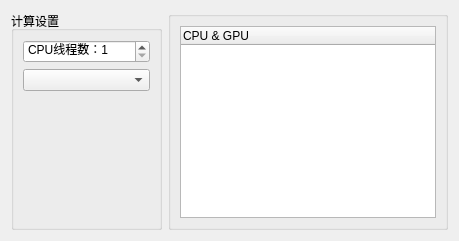
        <widget class="QWidget" name="tab_gpu">
         <attribute name="title">
          <string>显卡设置</string>
         </attribute>
         <layout class="QGridLayout" name="gridLayout_13">
          <item row="0" column="1">
           <widget class="QGroupBox" name="gb_gpu">
            <property name="title">
             <string notr="true"/>
            </property>
            <property name="flat">
             <bool>false</bool>
            </property>
            <layout class="QGridLayout" name="gridLayout_14">
             <item row="0" column="2">
              <widget class="QTreeWidget" name="tw_gpu">
               <property name="selectionMode">
                <enum>QAbstractItemView::SelectionMode::SingleSelection</enum>
               </property>
               <property name="selectionBehavior">
                <enum>QAbstractItemView::SelectionBehavior::SelectItems</enum>
               </property>
               <property name="rootIsDecorated">
                <bool>true</bool>
               </property>
               <attribute name="headerCascadingSectionResizes">
                <bool>false</bool>
               </attribute>
               <column>
                <property name="text">
                 <string notr="true">CPU &amp; GPU</string>
                </property>
               </column>
              </widget>
             </item>
            </layout>
           </widget>
          </item>
          <item row="0" column="0">
           <widget class="QGroupBox" name="groupBox_9">
            <property name="title">
             <string>计算设置</string>
            </property>
            <layout class="QGridLayout" name="gridLayout_15">
             <item row="2" column="0">
              <spacer name="verticalSpacer">
               <property name="orientation">
                <enum>Qt::Orientation::Vertical</enum>
               </property>
               <property name="sizeHint" stdset="0">
                <size>
                 <width>20</width>
                 <height>40</height>
                </size>
               </property>
              </spacer>
             </item>
             <item row="0" column="0">
              <widget class="QSpinBox" name="sb_threads">
               <property name="sizePolicy">
                <sizepolicy hsizetype="Preferred" vsizetype="Fixed">
                 <horstretch>0</horstretch>
                 <verstretch>0</verstretch>
                </sizepolicy>
               </property>
               <property name="prefix">
                <string>CPU线程数：</string>
               </property>
               <property name="minimum">
                <number>1</number>
               </property>
               <property name="maximum">
                <number>1024</number>
               </property>
              </widget>
             </item>
             <item row="1" column="0">
              <widget class="QComboBox" name="combobox_select_device">
               <property name="maxVisibleItems">
                <number>64</number>
               </property>
               <property name="placeholderText">
                <string>选择计算设备</string>
               </property>
               <property name="duplicatesEnabled">
                <bool>true</bool>
               </property>
              </widget>
             </item>
            </layout>
           </widget>
          </item>
         </layout>
        </widget>
